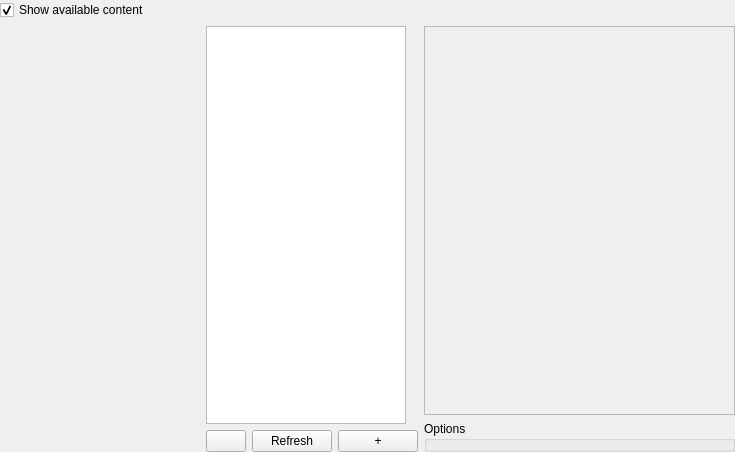
<?xml version="1.0" encoding="UTF-8"?>
<ui version="4.0">
 <class>PanelPicturePreview</class>
 <widget class="QWidget" name="PanelPicturePreview">
  <property name="geometry">
   <rect>
    <x>0</x>
    <y>0</y>
    <width>735</width>
    <height>452</height>
   </rect>
  </property>
  <property name="windowTitle">
   <string>Form</string>
  </property>
  <layout class="QGridLayout" name="gridLayout">
   <property name="leftMargin">
    <number>0</number>
   </property>
   <property name="topMargin">
    <number>0</number>
   </property>
   <property name="rightMargin">
    <number>0</number>
   </property>
   <property name="bottomMargin">
    <number>0</number>
   </property>
   <item row="0" column="0">
    <layout class="QVBoxLayout" name="verticalLayout_4" stretch="0,1">
     <item>
      <widget class="QCheckBox" name="checkBoxContent">
       <property name="text">
        <string>Show available content</string>
       </property>
       <property name="checked">
        <bool>true</bool>
       </property>
      </widget>
     </item>
     <item>
      <layout class="QHBoxLayout" name="horizontalLayout_3" stretch="0,0,1">
       <item>
        <widget class="PanelSuperList" name="widgetPanelIDs" native="true">
         <property name="minimumSize">
          <size>
           <width>200</width>
           <height>0</height>
          </size>
         </property>
         <property name="maximumSize">
          <size>
           <width>200</width>
           <height>16777215</height>
          </size>
         </property>
        </widget>
       </item>
       <item>
        <layout class="QVBoxLayout" name="verticalLayout" stretch="1,0">
         <item>
          <widget class="WidgetSuperTree" name="treeViewAvailableContent">
           <property name="minimumSize">
            <size>
             <width>200</width>
             <height>0</height>
            </size>
           </property>
           <property name="maximumSize">
            <size>
             <width>200</width>
             <height>16777215</height>
            </size>
           </property>
           <attribute name="headerVisible">
            <bool>false</bool>
           </attribute>
          </widget>
         </item>
         <item>
          <layout class="QHBoxLayout" name="horizontalLayout" stretch="1,0,1">
           <item>
            <widget class="QPushButton" name="pushButtonMove">
             <property name="maximumSize">
              <size>
               <width>16777215</width>
               <height>22</height>
              </size>
             </property>
             <property name="text">
              <string/>
             </property>
             <property name="icon">
              <iconset resource="../ressources.qrc">
               <normaloff>:/icons/Ressources/big_arrow_left.png</normaloff>:/icons/Ressources/big_arrow_left.png</iconset>
             </property>
            </widget>
           </item>
           <item>
            <widget class="QPushButton" name="pushButtonRefresh">
             <property name="text">
              <string>Refresh</string>
             </property>
            </widget>
           </item>
           <item>
            <widget class="QPushButton" name="pushButtonAdd">
             <property name="maximumSize">
              <size>
               <width>16777215</width>
               <height>22</height>
              </size>
             </property>
             <property name="text">
              <string>+</string>
             </property>
            </widget>
           </item>
          </layout>
         </item>
        </layout>
       </item>
       <item>
        <layout class="QVBoxLayout" name="verticalLayout_2" stretch="0,0">
         <item>
          <widget class="QScrollArea" name="scrollArea">
           <property name="widgetResizable">
            <bool>true</bool>
           </property>
           <widget class="QWidget" name="widgetContent">
            <property name="geometry">
             <rect>
              <x>0</x>
              <y>0</y>
              <width>311</width>
              <height>372</height>
             </rect>
            </property>
            <layout class="QGridLayout" name="gridLayout_3">
             <property name="leftMargin">
              <number>0</number>
             </property>
             <property name="topMargin">
              <number>0</number>
             </property>
             <property name="rightMargin">
              <number>0</number>
             </property>
             <property name="bottomMargin">
              <number>0</number>
             </property>
             <item row="0" column="0">
              <layout class="QGridLayout" name="gridLayout_2" rowstretch="0,0,1" columnstretch="0,1">
               <item row="0" column="0">
                <widget class="WidgetPicturePreview" name="widgetPreview" native="true"/>
               </item>
               <item row="0" column="1" rowspan="2">
                <spacer name="horizontalSpacer">
                 <property name="orientation">
                  <enum>Qt::Horizontal</enum>
                 </property>
                 <property name="sizeHint" stdset="0">
                  <size>
                   <width>40</width>
                   <height>20</height>
                  </size>
                 </property>
                </spacer>
               </item>
               <item row="1" column="0">
                <widget class="WidgetTilesetSelector" name="widgetTileset" native="true"/>
               </item>
               <item row="2" column="0" colspan="2">
                <spacer name="verticalSpacer">
                 <property name="orientation">
                  <enum>Qt::Vertical</enum>
                 </property>
                 <property name="sizeHint" stdset="0">
                  <size>
                   <width>58</width>
                   <height>40</height>
                  </size>
                 </property>
                </spacer>
               </item>
              </layout>
             </item>
            </layout>
           </widget>
          </widget>
         </item>
         <item>
          <widget class="QGroupBox" name="groupBox">
           <property name="title">
            <string>Options</string>
           </property>
          </widget>
         </item>
        </layout>
       </item>
      </layout>
     </item>
    </layout>
   </item>
  </layout>
 </widget>
 <customwidgets>
  <customwidget>
   <class>PanelSuperList</class>
   <extends>QWidget</extends>
   <header>panelsuperlist.h</header>
   <container>1</container>
  </customwidget>
  <customwidget>
   <class>WidgetSuperTree</class>
   <extends>QTreeView</extends>
   <header>widgetsupertree.h</header>
  </customwidget>
  <customwidget>
   <class>WidgetPicturePreview</class>
   <extends>QWidget</extends>
   <header>widgetpicturepreview.h</header>
   <container>1</container>
  </customwidget>
  <customwidget>
   <class>WidgetTilesetSelector</class>
   <extends>QWidget</extends>
   <header>widgettilesetselector.h</header>
   <container>1</container>
  </customwidget>
 </customwidgets>
 <resources>
  <include location="../ressources.qrc"/>
 </resources>
 <connections/>
</ui>
